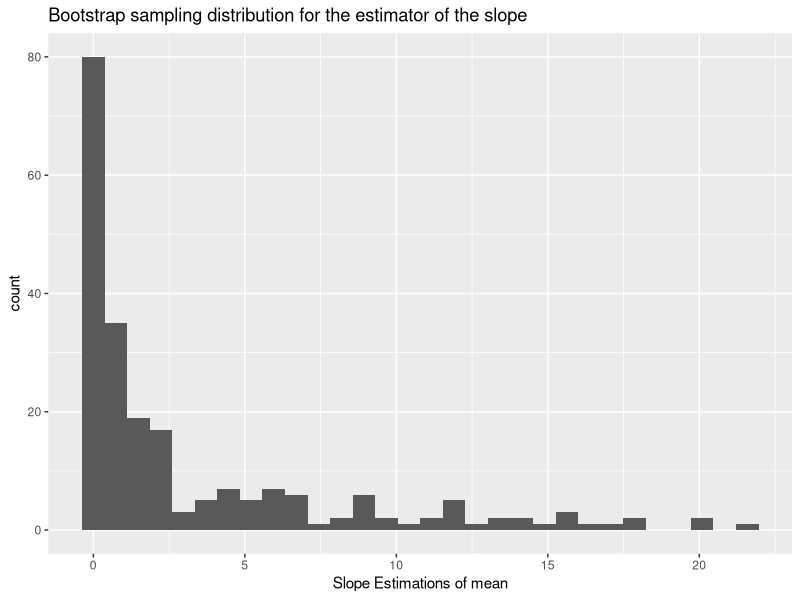

Recreate this plot in R. (Note: this script raises an error after producing the figure.)

library(broom)
library(MASS)
library(readr)   # for read_csv
library(dplyr)   # for sample_n
#library(cowplot)
library(tidyverse)

dataset<-read_csv('combined_summarized_data.csv')
head(dataset)

kits_trees<-read.csv("kitsilano_trees_updated.csv", sep = ",", stringsAsFactors = FALSE)
rc_trees<-read.csv("renfrewcollingwood_trees_updated.csv", sep = ",", stringsAsFactors = FALSE)


#trees <- read.csv("public-trees.csv", sep = ",", stringsAsFactors = FALSE)
kits_trees <- kits_trees %>%
  rename(tree_id = TREE_ID)
rc_trees <- rc_trees %>%
  rename(tree_id = TREE_ID)

joined_df <- inner_join(dataset, kits_trees, by = "tree_id")

joined_df2 <- inner_join(dataset, rc_trees, by = "tree_id")

final_data<-rbind(joined_df,joined_df2)
write.csv(final_data, 'final_data.csv')

#Creating a summary data set
cleaned_data<-final_data%>%
  group_by(GENUS_NAME,Road, neighbourhood_name)%>%
  summarise(mean_bryo=mean(mean_bryo_cover,na.rm = TRUE),
            mean_lichen = mean(mean_lichen_cover, na.rm = TRUE),
            mean_species = mean(mean_species_count, na.rm = TRUE))
## Below is for bootstrapping
lm_boot <- slice_sample(cleaned_data, n = 16, replace = TRUE)
head(lm_boot)

slope_sampling_dist_boot <-
  ggplot(final_data, aes(x = mean_bryo_cover)) +
  geom_histogram() +
  xlab("Slope Estimations of mean") +
  ggtitle("Bootstrap sampling distribution for the estimator of the slope")

slope_sampling_dist_boot
#### Neha Work using bootstrapped data
mlr<-lm(mean_bryo~GENUS_NAME+Road+neighbourhood_name,lm_boot) %>%
  tidy()

lm_boot2<-lm_boot%>%
  mutate(mean_bryo=round(mean_bryo))

poisson_model<- glm.nb(mean_bryo_cover ~ neighbourhood_name+GENUS_NAME+ Road,
                      data = final_data,
                      family = poisson) %>%
  tidy(conf.int=TRUE)
poisson_model


neg_bin<-glm.nb(mean_bryo_cover ~ neighbourhood_name+GENUS_NAME+ Road,
                       data = final_data) %>%
  tidy(conf.int=TRUE)

neg_bin

library(MASS)

# Fit Negative Binomial model
NegBinom_Mod <- MASS::glm.nb(mean_bryo_cover ~ neighbourhood_name+GENUS_NAME+ Road,
                             data = final_data)

# Model summary
summary(NegBinom_Mod)
